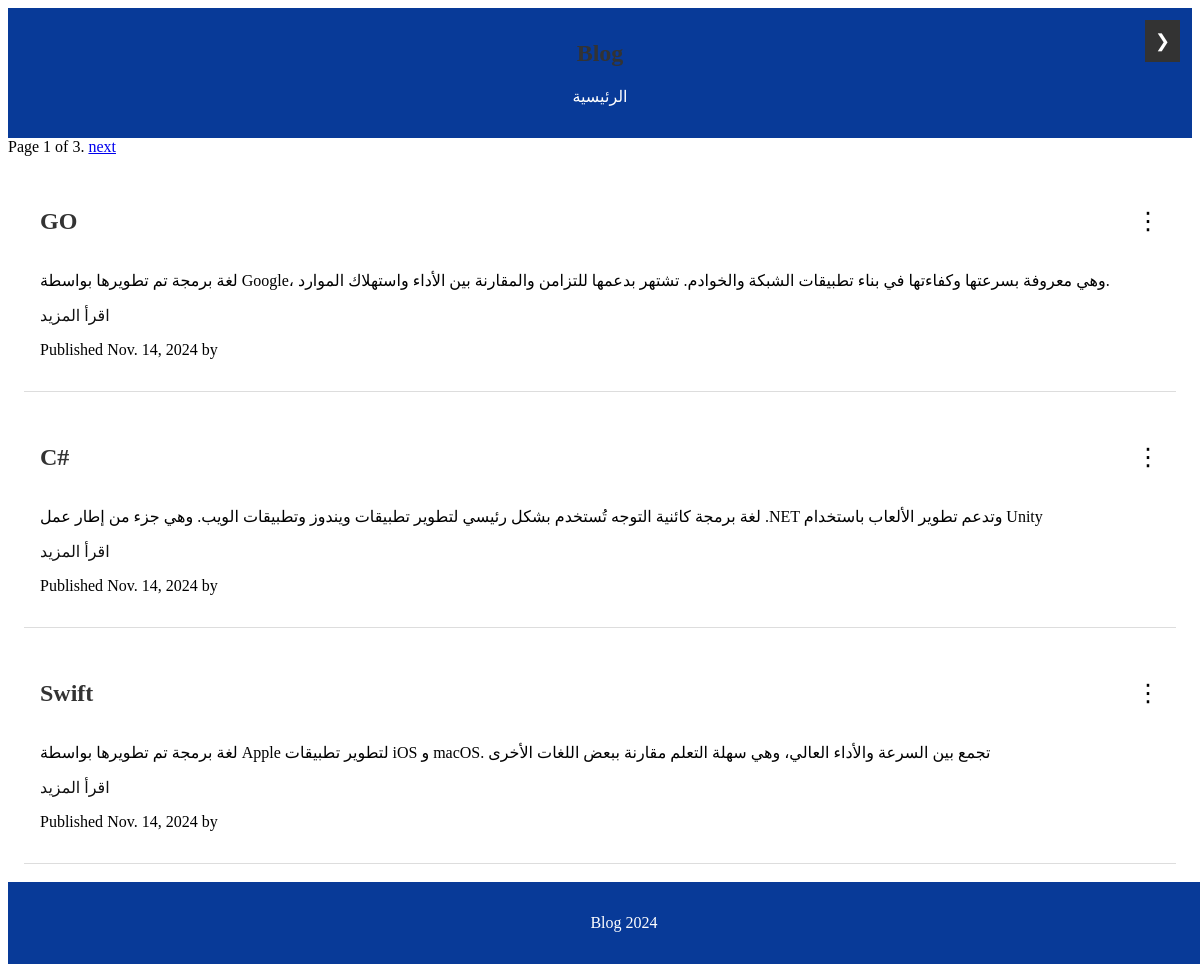
Screenshot of /blog/ with the database file from the repository.
### home/models.py (models this page shows, shortened)
class Post(models.Model):
    class Status(models.TextChoices):
        DRAFT = 'DF', 'Draft'
        PUBLISHED = 'PB', 'Published'
    title = models.CharField(max_length=200)
    auther = models.ForeignKey(User ,on_delete=models.CASCADE , related_name= 'blog_post',null=True , blank=True)
    slug = models.SlugField(max_length=200 , unique_for_date='publish',null=True , blank=True)
    body = models.TextField()
    publish = models.DateField(default=timezone.now)
    created = models.DateField(auto_now_add=True)
    updated = models.DateField(auto_now_add=True)
    status = models.CharField(max_length=2,choices=Status.choices,default=Status.DRAFT)
    class Meta:
        ordering = ['-publish']  #to order the posts from oldest to newest
        indexes =[
            models.Index(fields=['publish']),
        ]
    def get_absolute_url(self):
        return reverse("blog:details", args=[
        self.publish.year,
        self.publish.month,
        self.publish.day,
        self.slug,
        ])
    def get_delete_url(self):
        return reverse("blog:delete_post", args=[self.id])
    def get_update_url(self):
        return reverse("blog:update_post", args=[self.id])

### home/views.py (the view)
# urls.py: path('',views.posts_list,name='home'),
def posts_list(request):
    posts = Post.objects.all()
    paginator = Paginator(posts, 3)  # استخدم posts بدلاً من posts_list
    page_num = request.GET.get('page', 1)  # الحصول على رقم الصفحة من الرابط أو تعيين الصفحة الأولى كافتراضي
    page_obj = paginator.page(page_num)  # استخدم paginator بدلاً من Paginator مباشرة
    return render(request, 'home.html', {'posts': page_obj})

### templates/home.html (shortened to what this page needs)
{% extends "base.html" %}
{% block content %}
<main class="main">
    {% for post in posts %}
        <article class="article">
            <div class="article-header">
                <h2>{{ post.title }}</h2>
                <div class="options-menu">
                    <span class="options-icon" onclick="toggleMenu(this)">⋮</span>
                </div>
            </div>
            <p>{{ post.body }}</p>
            <a href="{{post.get_absolute_url}}">اقرأ المزيد</a>
            <p class="date">Published {{ post.publish }} by {{ post.author }}</p>
        </article>
    {% endfor %}
</main>
{% endblock %}

### static/style.css (style rules this page uses)
.main { padding: 1rem; }
.article { border-bottom: 1px solid #ddd; padding: 1rem; margin-bottom: 1rem; }
.article h2 { color: #333; }
.article a { color: #000000ee; text-decoration: none; }
body::after { content: ""; display: block; height: 60px; }
.article-header { display: flex; justify-content: space-between; align-items: center; }
.options-menu { position: relative; display: inline-block; }
.options-icon { cursor: pointer; }
.options-icon { font-size: 24px; cursor: pointer; }

### rows the page displays
Post: title "GO", body "لغة برمجة تم تطويرها بواسطة Google، وهي معروفة بسرعتها وكفاءتها في بناء تطبيقات الشبكة والخوادم. تشتهر بدعمها للتزامن والمقارنة بين الأداء واستهلاك الموارد.", publish "Nov. 14, 2024"
Post: title "C#", body "لغة برمجة كائنية التوجه تُستخدم بشكل رئيسي لتطوير تطبيقات ويندوز وتطبيقات الويب. وهي جزء من إطار عمل .NET وتدعم تطوير الألعاب باستخدام Unity", publish "Nov. 14, 2024"
Post: title "Swift", body "لغة برمجة تم تطويرها بواسطة Apple لتطوير تطبيقات iOS و macOS. تجمع بين السرعة والأداء العالي، وهي سهلة التعلم مقارنة ببعض اللغات الأخرى", publish "Nov. 14, 2024"

### other values shown
{{ posts.number }} "1"
{{ posts.paginator.num_pages }} "3"
